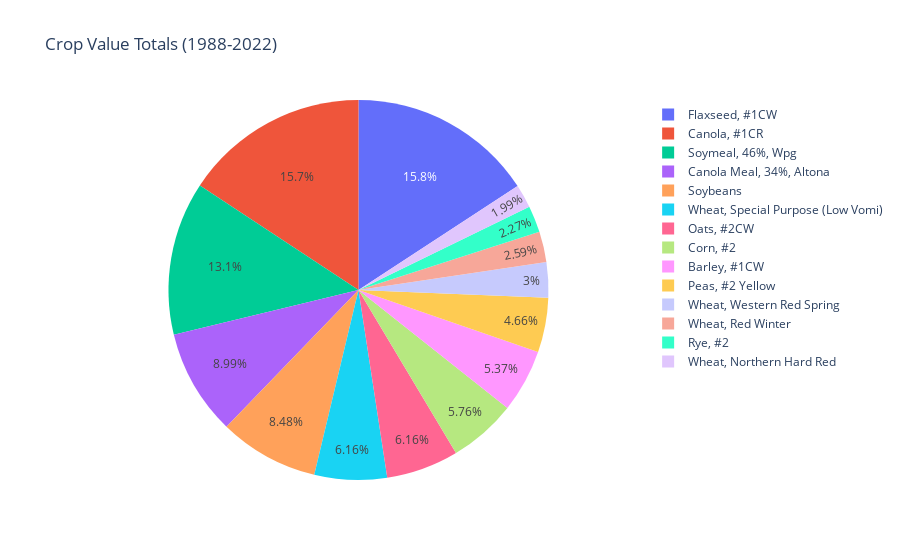

Source (notebook cell):
### Code cell
# Group the dataframe by crop and calculate the total value for each crop
crop_value_totals = df.groupby('Crop')['Value'].sum().reset_index()

# Create an interactive pie chart to capture the total of crop values (You can select and deselect the crops from the legend)
fig = px.pie(crop_value_totals, values='Value', names='Crop', title='Crop Value Totals (1988-2022)')
fig.show()

### Figure 1 — Plotly figure (JSON) as saved in the notebook; plotly's stock layout.template omitted (floating-point values rounded to 4 significant figures)
{"data": [{"domain": {"x": [0, 1], "y": [0, 1]}, "hovertemplate": "Crop=%{label}<br>Value=%{value}<extra></extra>", "labels": ["Barley, #1CW", "Canola Meal, 34%, Altona", "Canola, #1CR", "Corn, #2", "Flaxseed, #1CW", "Oats, #2CW", "Peas, #2 Yellow", "Rye, #2", "Soybeans", "Soymeal, 46%, Wpg", "Wheat, Northern Hard Red", "Wheat, Red Winter", "Wheat, Special Purpose (Low Vomi)", "Wheat, Western Red Spring"], "legendgroup": "", "name": "", "showlegend": true, "type": "pie", "values": [57920.0, 97010.0, 169700.0, 62130.0, 170400.0, 66440.0, 50290.0, 24520.0, 91550.0, 141000.0, 21430.0, 27930.0, 66510.0, 32380.0]}], "layout": {"legend": {"tracegroupgap": 0}, "title": {"text": "Crop Value Totals (1988-2022)"}}}
